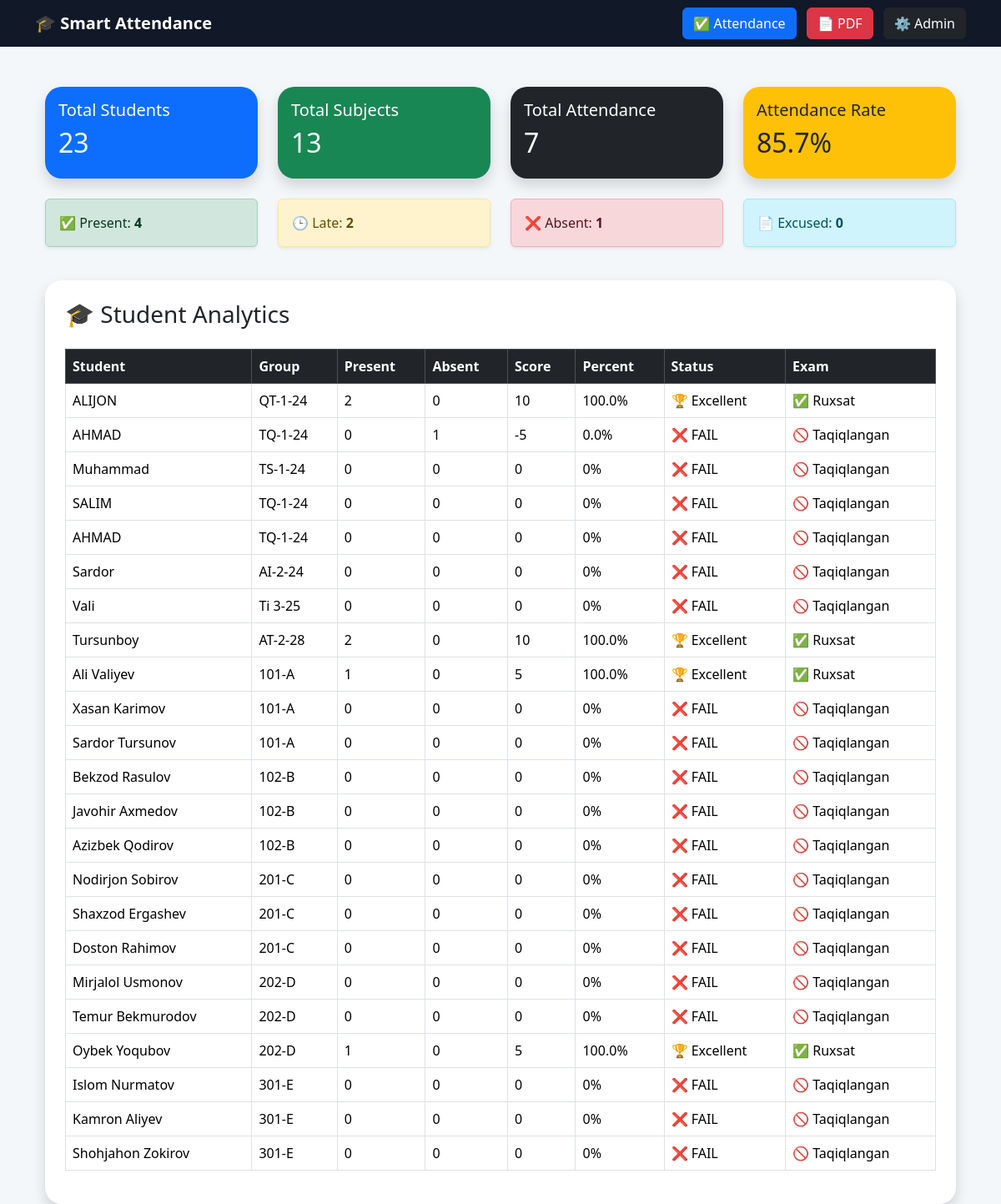
Screenshot of / (signed in) with the database file from the repository.
### main/models.py (models this page shows, shortened)
class Student(models.Model):
    user = models.OneToOneField(
        User,
        on_delete=models.CASCADE,
        null=True,
        blank=True
    )
    name = models.CharField(
        max_length=100
    )
    group = models.CharField(
        max_length=50
    )
    phone = models.CharField(
        max_length=20
    )
    faculty = models.CharField(
        max_length=100,
        blank=True,
        null=True
    )
    email = models.EmailField(
        blank=True,
        null=True
    )

### main/views.py (the view)
@login_required
def dashboard(request):
    students_count = Student.objects.count()
    subjects_count = Subject.objects.count()
    attendance_count = Attendance.objects.count()
    present_count = Attendance.objects.filter(
        status='present'
    ).count()
    late_count = Attendance.objects.filter(
        status='late'
    ).count()
    absent_count = Attendance.objects.filter(
        status='absent'
    ).count()
    excused_count = Attendance.objects.filter(
        status='excused'
    ).count()
    percent = 0
    if attendance_count > 0:
        percent = round(
            (
                (present_count + late_count)
                / attendance_count
            ) * 100,
            1
        )
    students = Student.objects.all()
    student_data = []
    for student in students:
        total = Attendance.objects.filter(
            student=student
        ).count()
        present = Attendance.objects.filter(
            student=student,
            status__in=['present', 'late']
        ).count()
        absent = Attendance.objects.filter(
            student=student,
            status='absent'
        ).count()
        excused = Attendance.objects.filter(
            student=student,
            status='excused'
        ).count()
        score = (
            (present * 5)
            +
            (excused * 1)
            -
            (absent * 5)
        )
        percent_student = 0
        if total > 0:
            percent_student = round(
                (present / total) * 100,
                1
            )
        if percent_student >= 90:
            student_status = "🏆 Excellent"
        elif percent_student >= 75:
            student_status = "✅ Good"
        elif percent_student >= 50:
            student_status = "⚠️ Warning"
        elif percent_student >= 30:
            student_status = "🚨 Risk"
        else:
            student_status = "❌ FAIL"
        if percent_student >= 50:
            exam_access = "✅ Ruxsat"
        else:
            exam_access = "🚫 Taqiqlangan"
        student_data.append({
            'name': student.name,
            'group': student.group,
            'present': present,
            'absent': absent,
            'excused': excused,
            'score': score,
            'percent': percent_student,
            'student_status': student_status,
            'exam_access': exam_access,
        })
    context = {
        'students_count': students_count,
        'subjects_count': subjects_count,
        'attendance_count': attendance_count,
        'present_count': present_count,
        'late_count': late_count,
        'absent_count': absent_count,
        'excused_count': excused_count,
        'percent': percent,
        'student_data': student_data,
    }
    return render(
        request,
        'main/dashboard.html',
        context
    )

### main/templates/main/dashboard.html
{% extends 'main/layout.html' %}
{% block content %}
<div class="container mt-4">
    <div class="row g-4 mb-4">
        <div class="col-md-3">
            <div class="card shadow border-0 bg-primary text-white">
                <div class="card-body">
                    <h5>Total Students</h5>
                    <h2>{{ students_count }}</h2>
                </div>
            </div>
        </div>
        <div class="col-md-3">
            <div class="card shadow border-0 bg-success text-white">
                <div class="card-body">
                    <h5>Total Subjects</h5>
                    <h2>{{ subjects_count }}</h2>
                </div>
            </div>
        </div>
        <div class="col-md-3">
            <div class="card shadow border-0 bg-dark text-white">
                <div class="card-body">
                    <h5>Total Attendance</h5>
                    <h2>{{ attendance_count }}</h2>
                </div>
            </div>
        </div>
        <div class="col-md-3">
            <div class="card shadow border-0 bg-warning text-dark">
                <div class="card-body">
                    <h5>Attendance Rate</h5>
                    <h2>{{ percent }}%</h2>
                </div>
            </div>
        </div>
    </div>
    <div class="row mb-4">
        <div class="col-md-3">
            <div class="alert alert-success shadow-sm">
                ✅ Present:
                <strong>{{ present_count }}</strong>
            </div>
        </div>
        <div class="col-md-3">
            <div class="alert alert-warning shadow-sm">
                🕒 Late:
                <strong>{{ late_count }}</strong>
            </div>
        </div>
        <div class="col-md-3">
            <div class="alert alert-danger shadow-sm">
                ❌ Absent:
                <strong>{{ absent_count }}</strong>
            </div>
        </div>
        <div class="col-md-3">
            <div class="alert alert-info shadow-sm">
                📄 Excused:
                <strong>{{ excused_count }}</strong>
            </div>
        </div>
    </div>
    <div class="card shadow border-0 p-4">
        <h3 class="mb-4">
            🎓 Student Analytics
        </h3>
        <div class="table-responsive">
            <table class="table table-bordered table-hover align-middle">
                <thead class="table-dark">
                    <tr>
                        <th>Student</th>
                        <th>Group</th>
                        <th>Present</th>
                        <th>Absent</th>
                        <th>Score</th>
                        <th>Percent</th>
                        <th>Status</th>
                        <th>Exam</th>
                    </tr>
                </thead>
                <tbody>
                    {% for s in student_data %}
                    <tr>
                        <td>{{ s.name }}</td>
                        <td>{{ s.group }}</td>
                        <td>{{ s.present }}</td>
                        <td>{{ s.absent }}</td>
                        <td>{{ s.score }}</td>
                        <td>{{ s.percent }}%</td>
                        <td>{{ s.student_status }}</td>
                        <td>{{ s.exam_access }}</td>
                    </tr>
                    {% endfor %}
                </tbody>
            </table>
        </div>
    </div>
</div>
{% endblock %}

### main/templates/main/layout.html (shortened to what this page needs)
    <!DOCTYPE html>
    <html lang="en">
    <head>
        <link href="https://cdn.jsdelivr.net/npm/bootstrap@5.3.3/dist/css/bootstrap.min.css"
            rel="stylesheet">
        <link rel="stylesheet"
            href="https://cdn.jsdelivr.net/npm/bootstrap-icons@1.11.3/font/bootstrap-icons.min.css">
    </head>
    <body>
    <nav class="navbar navbar-expand-lg navbar-dark">
        <div class="container">
            <a class="navbar-brand"
            href="/">
            🎓 Smart Attendance
            </a>
            <div>
                <a href="/attendance/"
                class="btn btn-primary me-2">
                ✅ Attendance
                </a>
                <a href="/export/pdf/"
                class="btn btn-danger me-2">
                📄 PDF
                </a>
                <a href="/admin/"
                class="btn btn-dark">
                ⚙️ Admin
                </a>
            </div>
        </div>
    </nav>
    <div class="container mt-5">
        {% block content %}
        {% endblock %}
    </div>
    </body>
    </html>

### main/templates/main/layout.html (style rules this page uses)
body { background:#f4f7fa; }
.navbar { background:#111827; }
.navbar-brand { color:white !important; font-weight:bold; }
.card { border:none; border-radius:20px; }

### rows the page displays
Student: name "ALIJON", group "QT-1-24"
Student: name "AHMAD", group "TQ-1-24"
Student: name "Muhammad", group "TS-1-24"
Student: name "SALIM", group "TQ-1-24"
Student: name "AHMAD", group "TQ-1-24"
Student: name "Sardor", group "AI-2-24"
Student: name "Vali", group "Ti 3-25"
Student: name "Tursunboy", group "AT-2-28"
Student: name "Ali Valiyev", group "101-A"
Student: name "Xasan Karimov", group "101-A"
Student: name "Sardor Tursunov", group "101-A"
Student: name "Bekzod Rasulov", group "102-B"
Student: name "Javohir Axmedov", group "102-B"
Student: name "Azizbek Qodirov", group "102-B"
Student: name "Nodirjon Sobirov", group "201-C"
Student: name "Shaxzod Ergashev", group "201-C"
Student: name "Doston Rahimov", group "201-C"
Student: name "Mirjalol Usmonov", group "202-D"
Student: name "Temur Bekmurodov", group "202-D"
Student: name "Oybek Yoqubov", group "202-D"
Student: name "Islom Nurmatov", group "301-E"
Student: name "Kamron Aliyev", group "301-E"
Student: name "Shohjahon Zokirov", group "301-E"

### other values shown
{{ students_count }} "23"
{{ subjects_count }} "13"
{{ attendance_count }} "7"
{{ percent }} "85.7"
{{ present_count }} "4"
{{ late_count }} "2"
{{ absent_count }} "1"
{{ excused_count }} "0"
{{ s.present }} "2" "0" "0" "0" "0" "0" "0" "2" "1" "0" "0" "0" "0" "0" "0" "0" "0" "0" "0" "1" "0" "0" "0"
{{ s.absent }} "0" "1" "0" "0" "0" "0" "0" "0" "0" "0" "0" "0" "0" "0" "0" "0" "0" "0" "0" "0" "0" "0" "0"
{{ s.score }} "10" "-5" "0" "0" "0" "0" "0" "10" "5" "0" "0" "0" "0" "0" "0" "0" "0" "0" "0" "5" "0" "0" "0"
{{ s.percent }} "100.0" "0.0" "0" "0" "0" "0" "0" "100.0" "100.0" "0" "0" "0" "0" "0" "0" "0" "0" "0" "0" "100.0" "0" "0" "0"
{{ s.student_status }} "🏆 Excellent" "❌ FAIL" "❌ FAIL" "❌ FAIL" "❌ FAIL" "❌ FAIL" "❌ FAIL" "🏆 Excellent" "🏆 Excellent" "❌ FAIL" "❌ FAIL" "❌ FAIL" "❌ FAIL" "❌ FAIL" "❌ FAIL" "❌ FAIL" "❌ FAIL" "❌ FAIL" "❌ FAIL" "🏆 Excellent" "❌ FAIL" "❌ FAIL" "❌ FAIL"
{{ s.exam_access }} "✅ Ruxsat" "🚫 Taqiqlangan" "🚫 Taqiqlangan" "🚫 Taqiqlangan" "🚫 Taqiqlangan" "🚫 Taqiqlangan" "🚫 Taqiqlangan" "✅ Ruxsat" "✅ Ruxsat" "🚫 Taqiqlangan" "🚫 Taqiqlangan" "🚫 Taqiqlangan" "🚫 Taqiqlangan" "🚫 Taqiqlangan" "🚫 Taqiqlangan" "🚫 Taqiqlangan" "🚫 Taqiqlangan" "🚫 Taqiqlangan" "🚫 Taqiqlangan" "✅ Ruxsat" "🚫 Taqiqlangan" "🚫 Taqiqlangan" "🚫 Taqiqlangan"
